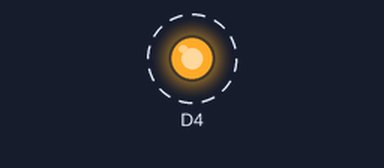
The sketch below on a simulated ESP8266 (NodeMCU). On the bench: output pins drawn as LEDs (lit = HIGH, except the on-board LED, lit = LOW). Dashed ring = blinking. What the sketch prints to the serial monitor is not drawn. At 4.0 s the program puts the board to deep sleep or switches it off; the recording ends there.

Above: at 0.05 s.
Timing chart, 0 to 3.0 s (numbered marks = the images above):
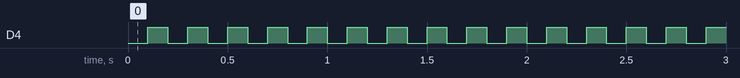

Measured:
- by itself, D4: alternates HIGH for 0.10 s and LOW for 0.10 s

The sketch:

deep_sleep_test.ino
```cpp
 /* Deep Sleep - Blink
 *
 * Blinks the onboard LED, sleeps for 10 seconds and repeats
 *
 * Connections:
 * D0 -- RST
 *
 * If you cant reprogram as the ESP is sleeping, disconnect D0 - RST and try again
 */

// sleep for this many seconds
const int sleepSeconds = 2;

void setup() {
  Serial.begin(115200);
  Serial.println("\n\nWake up");
  pinMode(BUILTIN_LED, OUTPUT);
  // Connect D0 to RST to wake up
  pinMode(D0, WAKEUP_PULLUP);
  // LED: LOW = on, HIGH = off
  Serial.println("Start blinking");
  for (int i = 0; i < 20; i++) {
    digitalWrite(BUILTIN_LED, LOW);
    delay(100);
    digitalWrite(BUILTIN_LED, HIGH);
    delay(100);
  }
  Serial.println("Stop blinking");
  Serial.printf("Sleep for %d seconds\n\n", sleepSeconds);
  // convert to microseconds
  ESP.deepSleep(sleepSeconds * 1000000);
  Serial.println("sleep finished");
}

void loop() {
}
```
